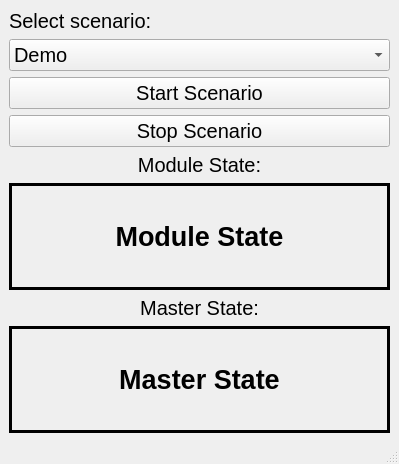
<?xml version="1.0" encoding="UTF-8"?>
<ui version="4.0">
 <class>MainWindow</class>
 <widget class="QMainWindow" name="MainWindow">
  <property name="geometry">
   <rect>
    <x>0</x>
    <y>0</y>
    <width>399</width>
    <height>464</height>
   </rect>
  </property>
  <property name="windowTitle">
   <string>Carla Interface</string>
  </property>
  <widget class="QWidget" name="centralwidget">
   <layout class="QGridLayout" name="gridLayout_2">
    <item row="0" column="0">
     <layout class="QGridLayout" name="gridLayout">
      <item row="3" column="0">
       <widget class="QPushButton" name="btnStop">
        <property name="font">
         <font>
          <pointsize>15</pointsize>
         </font>
        </property>
        <property name="text">
         <string>Stop Scenario</string>
        </property>
       </widget>
      </item>
      <item row="2" column="0">
       <widget class="QPushButton" name="btnStart">
        <property name="font">
         <font>
          <pointsize>15</pointsize>
         </font>
        </property>
        <property name="text">
         <string>Start Scenario</string>
        </property>
       </widget>
      </item>
      <item row="1" column="0">
       <widget class="QComboBox" name="comboScenario">
        <property name="font">
         <font>
          <pointsize>15</pointsize>
         </font>
        </property>
        <item>
         <property name="text">
          <string>Demo</string>
         </property>
        </item>
        <item>
         <property name="text">
          <string>Experiment1</string>
         </property>
        </item>
        <item>
         <property name="text">
          <string>Experiment2</string>
         </property>
        </item>
       </widget>
      </item>
      <item row="0" column="0">
       <widget class="QLabel" name="label">
        <property name="font">
         <font>
          <pointsize>15</pointsize>
         </font>
        </property>
        <property name="text">
         <string>Select scenario:</string>
        </property>
       </widget>
      </item>
     </layout>
    </item>
    <item row="2" column="0">
     <widget class="QLabel" name="lblModulestate">
      <property name="enabled">
       <bool>true</bool>
      </property>
      <property name="sizePolicy">
       <sizepolicy hsizetype="Preferred" vsizetype="Preferred">
        <horstretch>0</horstretch>
        <verstretch>4</verstretch>
       </sizepolicy>
      </property>
      <property name="font">
       <font>
        <pointsize>20</pointsize>
        <weight>75</weight>
        <bold>true</bold>
       </font>
      </property>
      <property name="styleSheet">
       <string notr="true"/>
      </property>
      <property name="frameShape">
       <enum>QFrame::Box</enum>
      </property>
      <property name="lineWidth">
       <number>3</number>
      </property>
      <property name="text">
       <string>Module State</string>
      </property>
      <property name="alignment">
       <set>Qt::AlignCenter</set>
      </property>
     </widget>
    </item>
    <item row="1" column="0">
     <widget class="QLabel" name="lblModulestatetitle">
      <property name="font">
       <font>
        <pointsize>15</pointsize>
       </font>
      </property>
      <property name="text">
       <string>Module State:</string>
      </property>
      <property name="alignment">
       <set>Qt::AlignBottom|Qt::AlignHCenter</set>
      </property>
     </widget>
    </item>
    <item row="3" column="0">
     <widget class="QLabel" name="lblMasterstatetitle">
      <property name="font">
       <font>
        <pointsize>15</pointsize>
       </font>
      </property>
      <property name="text">
       <string>Master State:</string>
      </property>
      <property name="alignment">
       <set>Qt::AlignCenter</set>
      </property>
     </widget>
    </item>
    <item row="4" column="0">
     <widget class="QLabel" name="lblState">
      <property name="enabled">
       <bool>true</bool>
      </property>
      <property name="sizePolicy">
       <sizepolicy hsizetype="Preferred" vsizetype="Preferred">
        <horstretch>0</horstretch>
        <verstretch>4</verstretch>
       </sizepolicy>
      </property>
      <property name="font">
       <font>
        <pointsize>20</pointsize>
        <weight>75</weight>
        <bold>true</bold>
       </font>
      </property>
      <property name="frameShape">
       <enum>QFrame::Box</enum>
      </property>
      <property name="lineWidth">
       <number>3</number>
      </property>
      <property name="text">
       <string>Master State</string>
      </property>
      <property name="alignment">
       <set>Qt::AlignCenter</set>
      </property>
     </widget>
    </item>
   </layout>
  </widget>
  <widget class="QMenuBar" name="menubar">
   <property name="geometry">
    <rect>
     <x>0</x>
     <y>0</y>
     <width>399</width>
     <height>22</height>
    </rect>
   </property>
  </widget>
  <widget class="QStatusBar" name="statusbar"/>
 </widget>
 <resources/>
 <connections/>
</ui>
